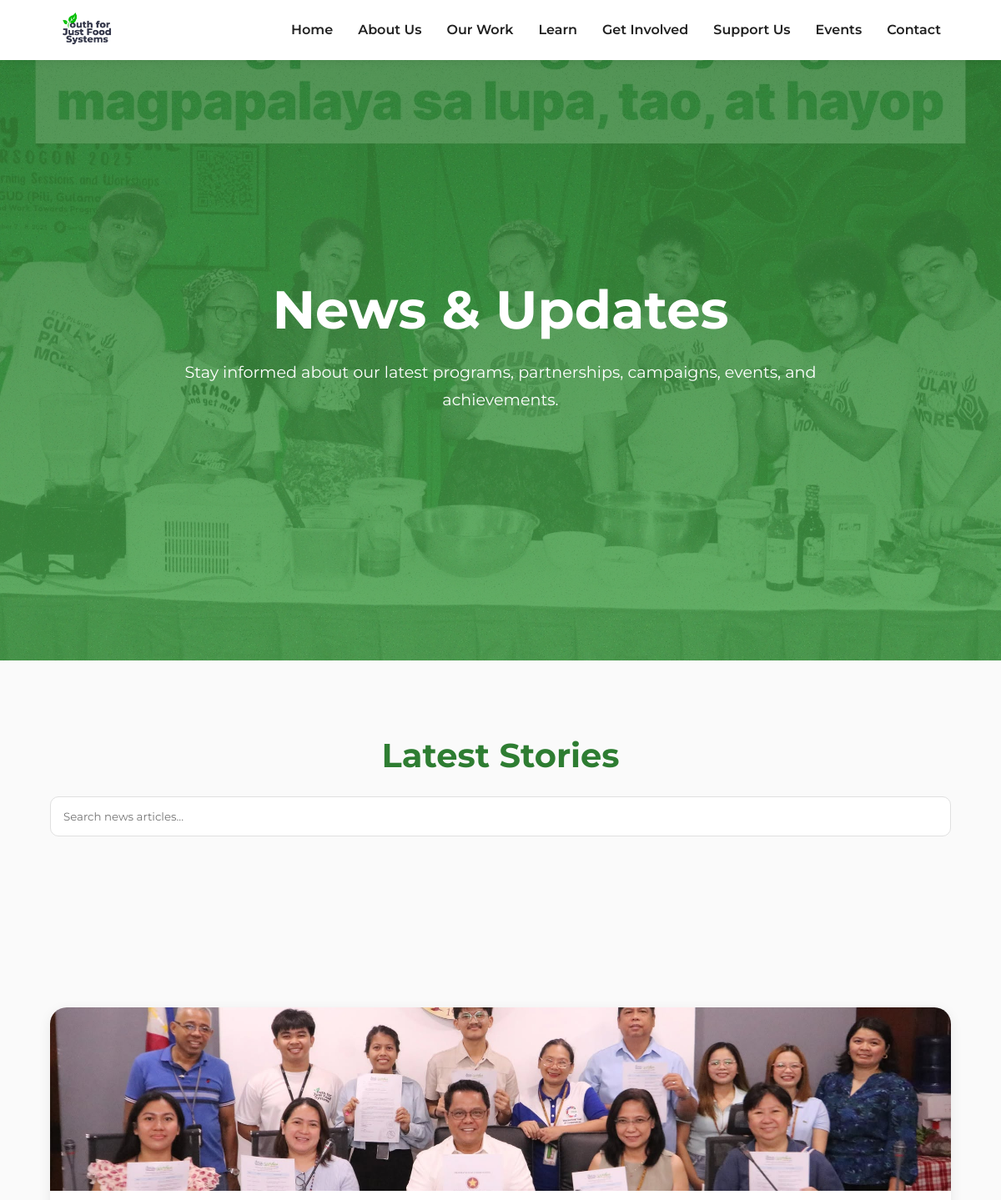
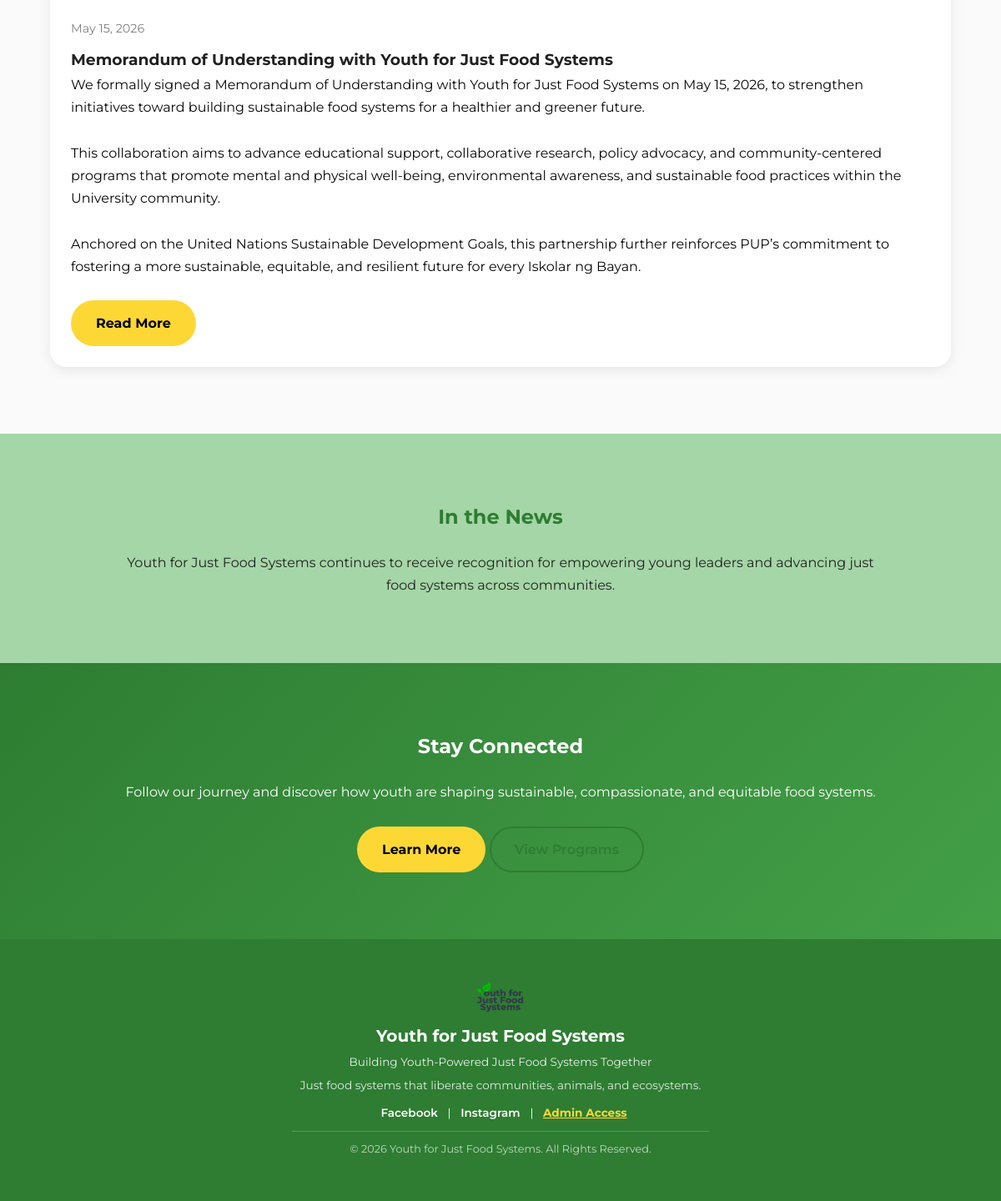
Page /news.php on the committed database (2 pictures, top to bottom).
### tables this page shows
CREATE TABLE `news_articles` (
  `id` int(11) NOT NULL,
  `title` varchar(255) NOT NULL,
  `summary` text NOT NULL,
  `image_path` varchar(255) NOT NULL,
  `article_date` date NOT NULL,
  `created_at` timestamp NOT NULL DEFAULT current_timestamp()
);

### news.php (the view, shortened to what this page needs)
<?php
include 'config.php';
$articles = [];
$query = "SELECT * FROM news_articles ORDER BY article_date DESC, created_at DESC";
$result = mysqli_query($conn, $query);
if ($result) {
    while ($row = mysqli_fetch_assoc($result)) {
        $articles[] = $row;
    }
}
?>
<!DOCTYPE html>
<html lang="en">
<head>
    <link rel="stylesheet" href="css/style.css">
</head>
<body>
<?php include 'includes/navbar.php'; ?>
<section class="hero">
    <div class="hero-content">
        <h1>News & Updates</h1>
        <p>
            Stay informed about our latest programs, partnerships, campaigns, events, and achievements.
        </p>
    </div>
</section>
<section>
    <div class="container">
        <h2 class="section-title">Latest Stories</h2>
        <div class="search-filter">
            <div class="search-box">
                <input type="text" id="newsSearch" placeholder="Search news articles...">
            </div>
        </div>
    </div>
</section>
<section>
    <div class="container">
        <div class="card-container" id="newsContainer">
            <?php if (empty($articles)): ?>
                <p style="text-align: center; color: #666; width: 100%;">No articles published yet. Check back soon!</p>
            <?php else: ?>
                <?php foreach ($articles as $article):
                    $date_obj = new DateTime($article['article_date']);
                    $formatted_date = $date_obj->format('F j, Y');
                ?>
                    <div class="news-card">
                        <img src="<?= htmlspecialchars($article['image_path'] ?? 'images/default-news.jpg') ?>" alt="News Thumbnail">
                        <div class="news-content">
                            <div class="news-date"><?= $formatted_date ?></div>
                            <h3><?= htmlspecialchars($article['title']) ?></h3>
                            <p><?= $article['summary'] ?></p>
                            <br>
                            <a href="#" class="btn btn-primary">Read More</a>
                        </div>
                    </div>
                <?php endforeach; ?>
            <?php endif; ?>
        </div>
    </div>
</section>
<section class="mission">
    <div class="container mission-content">
        <h2>In the News</h2>
        <p>
            Youth for Just Food Systems continues to receive recognition for empowering
            young leaders and advancing just food systems across communities.
        </p>
    </div>
</section>
<section class="cta">
    <div class="container">
        <h2>Stay Connected</h2>
        <p>
            Follow our journey and discover how youth are shaping sustainable,
            compassionate, and equitable food systems.
        </p>
        <br>
        <a href="about.php" class="btn btn-primary">Learn More</a>
        <a href="programs.php" class="btn btn-secondary">View Programs</a>
    </div>
</section>
<?php include 'includes/footer.php'; ?>
</body>
</html>

### css/style.css (style rules this page uses)
:root { --primary-green: #2E7D32; --secondary-green: #A5D6A7; --accent-yellow: #FDD835; --accent-blue: #1565C0; --text-black: #212121; --background-white: #FAFAFA; --light-gray: #f4f4f4; --border: #e0e0e0; --radius: 20px; --shadow: 0 4px 15px rgba(0,0,0,.08); }
* { margin: 0; padding: 0; box-sizing: border-box; }
html { scroll-behavior: smooth; }
body { font-family: 'Montserrat', sans-serif; background: var(--background-white); color: var(--text-black); line-height: 1.7; }
.container { width: 90%; max-width: 1200px; margin: auto; }
section { padding: 80px 0; }
.section-title { text-align: center; color: var(--primary-green); font-size: 2.5rem; margin-bottom: 15px; }
.btn { display: inline-block; padding: 14px 30px; border-radius: 50px; text-decoration: none; font-weight: 700; transition: .3s ease; cursor: pointer; border: none; }
.btn-primary { background: var(--accent-yellow); color: #000; }
.btn-secondary { background-color: transparent; color: var(--primary-green); border: 2px solid var(--primary-green); padding: 12px 28px; border-radius: 50px; font-weight: 600; }
.hero { min-height: 90vh; background: linear-gradient(rgba(46,125,50,.82), rgba(67,160,71,.82)), url('../images/hero.jpg') no-repeat center center/cover; display: flex; justify-content: center; align-items: center; text-align: center; color: white; }
.hero-content { max-width: 900px; padding: 0 20px; }
.hero h1 { font-size: 4rem; line-height: 1.2; margin-bottom: 20px; }
.hero p { font-size: 1.2rem; margin-bottom: 35px; }
.card-container { display: grid; grid-template-columns: repeat(auto-fit, minmax(280px, 1fr)); gap: 25px; }
.mission { background: var(--secondary-green); }
.mission-content { max-width: 900px; margin: auto; text-align: center; }
.mission h2 { color: var(--primary-green); margin-bottom: 20px; }
.news-card { background: white; border-radius: 20px; overflow: hidden; box-shadow: var(--shadow); }
.news-card img { width: 100%; height: 220px; object-fit: cover; }
.news-content { padding: 25px; }
.news-date { color: gray; font-size: .9rem; margin-bottom: 10px; }
.cta { background: linear-gradient(135deg, var(--primary-green), #43A047); color: white; text-align: center; }
.cta h2 { margin-bottom: 20px; }
.search-filter { display: flex; gap: 15px; margin-bottom: 30px; flex-wrap: wrap; }
.search-box { flex: 1; min-width: 250px; }
.search-box input { width: 100%; padding: 15px; border: 1px solid var(--border); border-radius: 10px; }
input, textarea, select { width: 100%; padding: 14px; border: 1px solid var(--border); border-radius: 10px; margin-bottom: 15px; font-family: inherit; }

### rows in the picture
news_articles: image_path (picture), article_date "May 15, 2026", title "Memorandum of Understanding with Youth for Just Food Systems", summary "We formally signed a Memorandum of Understanding with Youth for Just Food Systems on May 15, 2026, to strengthen initiatives toward building sustainable food systems for a healthier and greener future. This collaboration aims to advance educational support, collaborative research, policy advocacy, and community-centered programs that promote mental and physical well-being, environmental awareness, and sustainable food practices within the University community. Anchored on the United Nations Sustainable Development Goals, this partnership further reinforces PUP’s commitment to fostering a more sustainable, equitable, and resilient future for every Iskolar ng Bayan."
